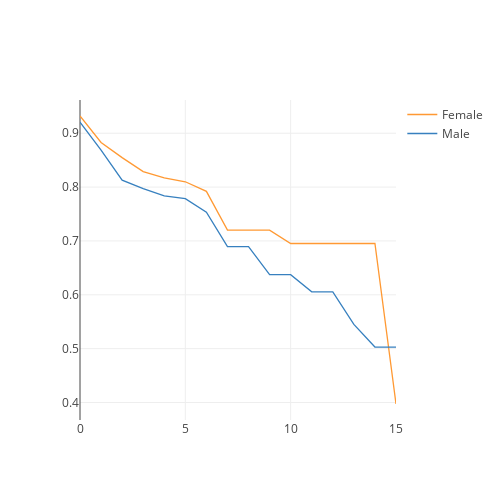

Here is the notebook cell this chart was saved with:
### Code cell
surv_gender_yLasProm.iplot(kind='line', 
            xTitle = 'Years since last promotion', 
            yTitle='Attrition', 
            layout=go.Layout(autosize=False,width=500,height=500))

### Figure 1 — Plotly figure (JSON) as saved in the notebook; plotly's stock layout.template omitted (floating-point values rounded to 4 significant figures)
{"data": [{"line": {"color": "rgba(255, 153, 51, 1.0)", "dash": "solid", "shape": "linear", "width": 1.3}, "mode": "lines", "name": "Female", "text": "", "type": "scatter", "uid": "7a269fa5-be0b-4c22-a2e4-4a350842a6fe", "x": [0, 1, 2, 3, 4, 5, 6, 7, 8, 9, 10, 11, 12, 13, 14, 15], "y": [0.932, 0.8828, 0.8547, 0.8288, 0.817, 0.8099, 0.7921, 0.7201, 0.7201, 0.7201, 0.6952, 0.6952, 0.6952, 0.6952, 0.6952, 0.3973]}, {"line": {"color": "rgba(55, 128, 191, 1.0)", "dash": "solid", "shape": "linear", "width": 1.3}, "mode": "lines", "name": "Male", "text": "", "type": "scatter", "uid": "5e916242-4bc2-41be-9a67-5d3c0bab2034", "x": [0, 1, 2, 3, 4, 5, 6, 7, 8, 9, 10, 11, 12, 13, 14, 15], "y": [0.9206, 0.8684, 0.8128, 0.7971, 0.7838, 0.7785, 0.7534, 0.6894, 0.6894, 0.6374, 0.6374, 0.6055, 0.6055, 0.5449, 0.503, 0.503]}], "layout": {"autosize": false, "height": 500, "width": 500, "xaxis": {"autorange": true, "range": [0, 15], "type": "linear"}, "yaxis": {"autorange": true, "range": [0.3676, 0.9617], "type": "linear"}}}
